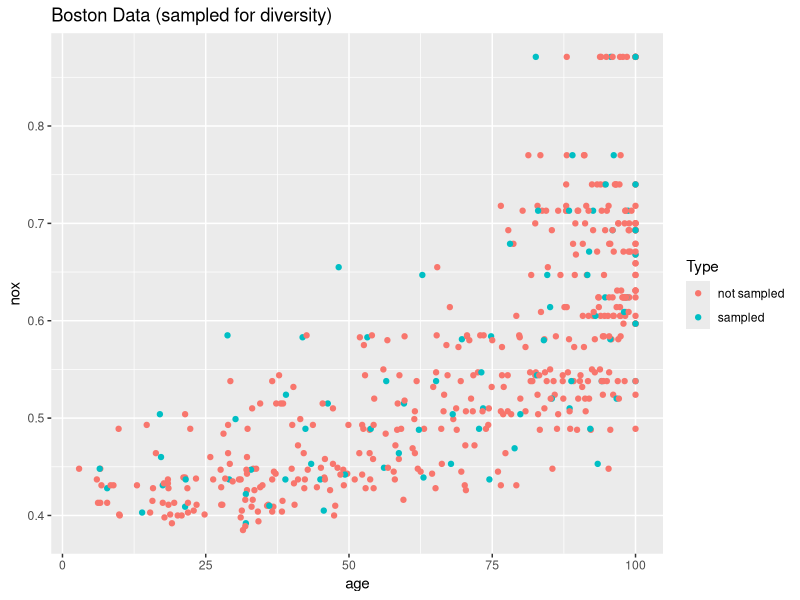
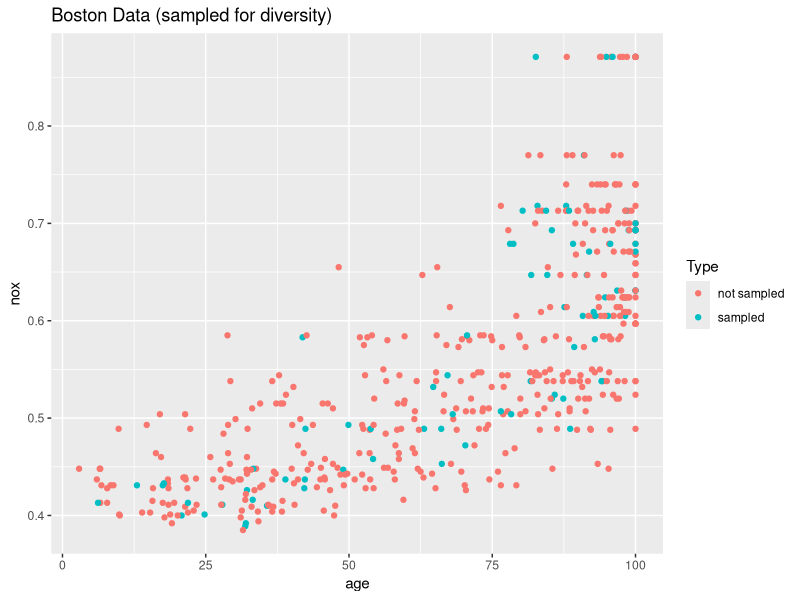

The R source for these figures, in order:
## ---- chunk 1
##### set global default for all plots
knitr::opts_chunk$set(
  echo = TRUE, warning = FALSE, message = FALSE, 
  fig.width=5.5, fig.height=3.5, fig.align='left')

##### load libraries
library(tidyverse)


##### initialise datasets
# dat <- read.csv('Ass3Data.csv', header = TRUE, na.strings = c('NA',' N/A'), stringsAsFactors = TRUE)

##### global parameters
SEED = 2026
## ---- chunk 2
##### blablabla
# blabla placeholder
## ---- chunk 3
##### Introduction

library(caret)

# Independent Observartions
#   Simple Random Sampling
#   Simple Cross-Validation
#   Stratified Random sampling
#   Simple Bootstrap sampling
#   Stratified Bootstrap sampling

# Group Dependent Observations
#   Leave Group Out Sampling

# Time Dependent Observations
#   Time Series Sampling

# Down Sampling with diversity
#   Diversity Down-Sampling

## ---- chunk 4
##### Data

data(iris, package = "datasets")
summary(iris)


## ---- chunk 5
##### Independent Observartions - Sampling into 2 partitions (train + test)

# the frequencies of the outcome variable Species can be tallied (or tabulated) using the table() function
table(iris$Species)

# a Simple Random Sampling not guaranteed with original class proportion
set.seed(61)
N <- nrow(iris)
trainIndex <- base::sample(x = N, size = 0.8 * N, replace = FALSE)
table(iris[trainIndex, "Species"])

# a Stratified Random Sampling can do better by preserving class balance
#   for classification, stratification is straightforward
#   for regression, artificial groups using quartiles
set.seed(61)
trainIndex <- caret::createDataPartition(y = iris$Species, p = 0.8, list = FALSE)
table(iris[trainIndex, "Species"])

## ---- chunk 6
##### Independent Observartions - Sampling into 3 partitions (train + val + test)
set.seed(61)
subIndex <- caret::createDataPartition(y = iris$Species, p = 0.6, list = FALSE)
train <- iris[subIndex,]
s40 <- iris[-subIndex,]
cat("There are", nrow(train), "observations in the train data")
subIndex <- caret::createDataPartition(y = s40$Species, p = 15/40, list = FALSE)
validation <- s40[-subIndex,]
cat("There are", nrow(validation), "observations in the validation data")
test <- s40[subIndex,]
cat("There are", nrow(test), "observations in the test data\n")

## ---- chunk 7
##### Independent Observartions - Stratified Bootstrap Sampling

data(BostonHousing, package = "mlbench")

# createResample() function performs stratified bootstrapping based on the outcome variable
set.seed(61)
resamples <- caret::createResample(y = BostonHousing$medv, times = 15, list = TRUE)
str(resamples)

# compute the actual proportion of unique observations in the resamples
calcPerc <- function(x) {
  x %>% 
    unique() %>% 
    length() -> unqCount
  propUnq <- unqCount / length(x) 
  cat("Unique =", round(propUnq * 100), "%\n")
}
invisible(mapply(resamples, FUN = calcPerc))

## ---- chunk 8
# Group Dependent Observations - Leave Group Out Sampling

# create some artificial data
set.seed(357)
patients <- sample(LETTERS, size = 100, replace = TRUE)
patients

table(as.factor(patients))

# Patient T has three observations while patient X has 9 observations
# a good splitting strategy would be to create 5 cross-validation folds using the patient identity as the “group”
set.seed(135)
folds <- caret::groupKFold(group = patients, k = 5) 
folds

# the parameter k sets the number of folds
# since we have 26 levels for patients, we can expect 265/5 letters to be held-out (on average)
inGroups <- sort(patients[folds$Fold1])
inGroups

# there are 26 possible letters, how many are present in fold1
distinct <- length(unique(inGroups))
cat("Distinct groups in train for fold1:", distinct)

# the hold-out set relating to fold1 would be the test data
outGroups <- sort(patients[-folds$Fold1])
outGroups

# how many letters (i.e. patients) are present in the hold-out set relating to fold1
distinct <- length(unique(outGroups))
cat("Distinct groups in test for fold1:", distinct)


## ---- chunk 9
# Time Dependent Observations - Time Series Sampling

# need to carefully research the parameters initialWindow, horizon, and fixedWindow to achieve the sampling you want
tsSamples <- caret::createTimeSlices(y = 1:25, initialWindow = 5, horizon = 3, fixedWindow = FALSE)
print(str(tsSamples$train))
print(str(tsSamples$test))

## ---- chunk 10
# Down Sampling with Diversity - Diversity Down-Sampling

# K-Mediods Method
features <- BostonHousing[, c("age", "nox")]
clusters <- cluster::pam(features, k = 80, metric = "euclidean", stand = TRUE)
trainIndex <- clusters$id.med  # the ids of the medoids of the clusters 
BostonHousing$Type <- NA
BostonHousing$Type[-trainIndex] <- "not sampled"
BostonHousing$Type[trainIndex] <- "sampled"
ggplot() +
  geom_point(data = BostonHousing, mapping = aes(x = age, y = nox, color = Type)) +
  labs(title = "Boston Data (sampled for diversity)")

# an exercise, generalised to use all of the BostonHousing variables
features <- BostonHousing
clusters <- cluster::pam(features, k = 80, metric = "euclidean", stand = TRUE)
trainIndex <- clusters$id.med  # the ids of the medoids of the clusters 
BostonHousing$Type <- NA
BostonHousing$Type[-trainIndex] <- "not sampled"
BostonHousing$Type[trainIndex] <- "sampled"
ggplot() +
  geom_point(data = BostonHousing, mapping = aes(x = age, y = nox, color = Type)) +
  labs(title = "Boston Data (sampled for diversity)")
